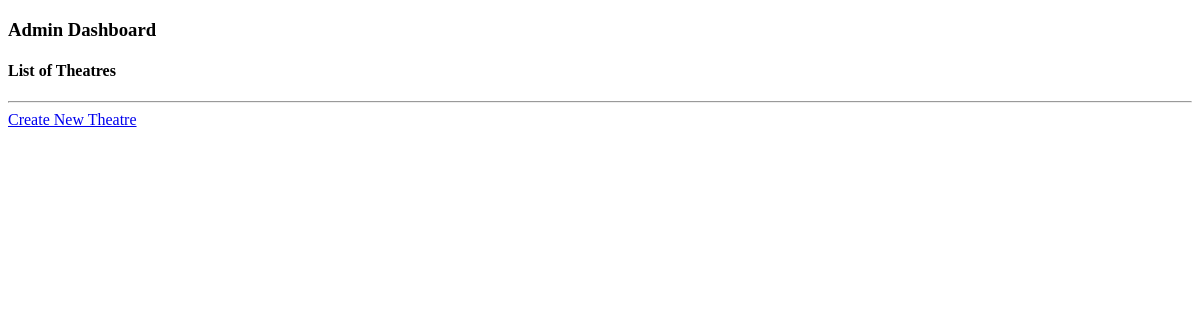
Page /dashboard (signed in) on the earlier database version.
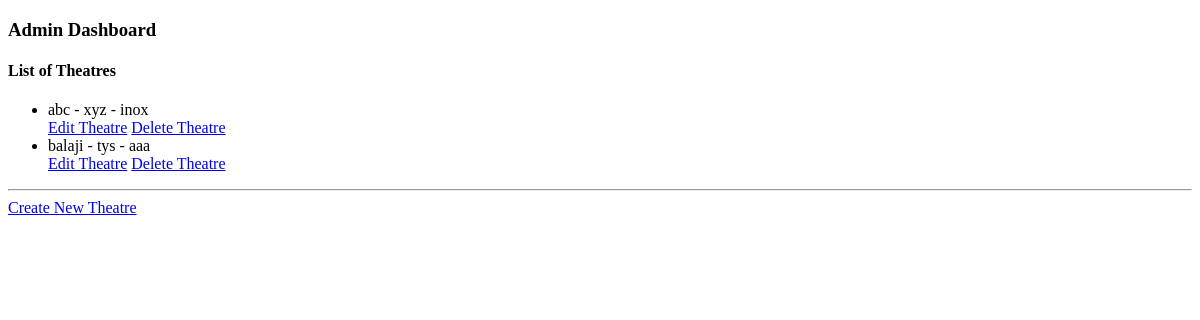
Same page on the later database version.
### app.py (models this page shows)
class Theatre(db.Model):
    id = db.Column(db.Integer, primary_key=True)
    theatre_name = db.Column(db.String(150), nullable=False)
    location = db.Column(db.String(150), nullable=False)
    franchise = db.Column(db.String(150), nullable=False)
    owner_id = db.Column(db.Integer, db.ForeignKey(User.id), nullable=False)

### app.py (the view)
@app.route('/dashboard')
def dashboard():
    role = session.get("role")   #session["role"]
    print(role)
    if role == "customer":
        return render_template("customer_dashboard.html")
    elif role == "theatre":
        return render_template("theatre_dashboard.html")
    elif role == "admin":
        theatres = Theatre.query.all()
        return render_template("admin_dashboard.html",theatres=theatres)
    else:
        print("user had not logged in")
        return redirect('/landing')

### templates/admin_dashboard.html (shortened to what this page needs)
<!DOCTYPE html>
<html lang="en">
<head>
</head>
<body>
    <h3>Admin Dashboard</h3>
   <h4>List of Theatres</h4>
    <ul>
        {% for theatre in theatres %}
            <li>{{ theatre.theatre_name }} - {{ theatre.location }} - {{ theatre.franchise }}</li>
            <a href="/edit_theatre/{{theatre.id}}">Edit Theatre</a>
            <a href="/delete_theatre/{{theatre.id}}">Delete Theatre</a>
        {% endfor %}
    </ul>
    <hr>
    <a href="/create_theatre">Create New Theatre</a>
</body>
</html>

Differences in the rows shown:
added Theatre: theatre_name "abc", location "xyz", franchise "inox"
added Theatre: theatre_name "balaji", location "tys", franchise "aaa"
